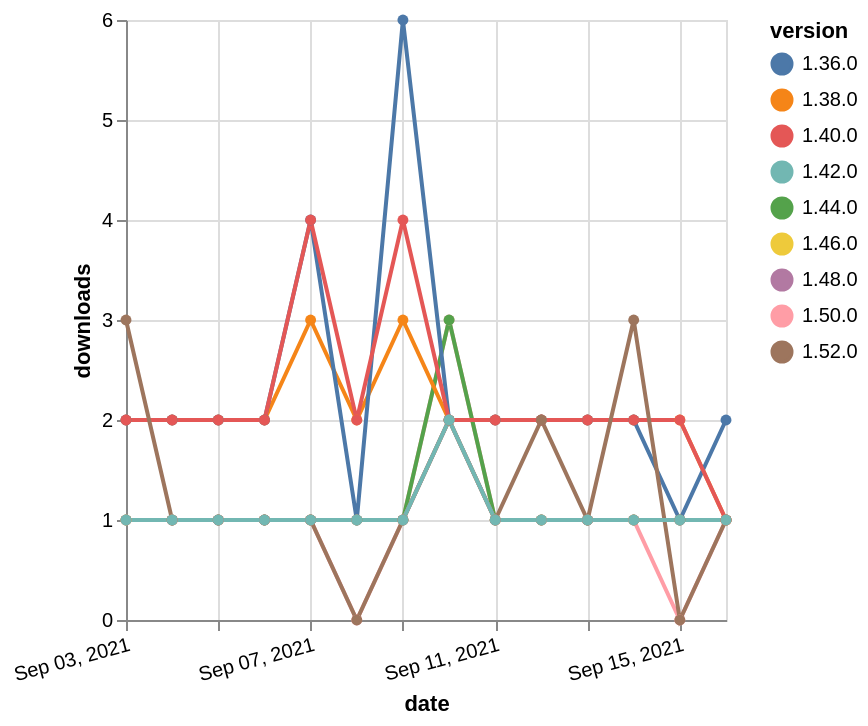

Specify this chart in Vega-Lite:
### Vega-Lite specification from a JSON file in a GitHub repository (floating-point values rounded to 4 significant figures)
{"$schema": "https://vega.github.io/schema/vega-lite/v5.json", "description": "A simple bar chart with embedded data.", "data": {"values": [{"date": "2021-09-03", "total": 177, "delta": 1, "version": "1.50.0"}, {"date": "2021-09-04", "total": 178, "delta": 1, "version": "1.50.0"}, {"date": "2021-09-05", "total": 179, "delta": 1, "version": "1.50.0"}, {"date": "2021-09-06", "total": 180, "delta": 1, "version": "1.50.0"}, {"date": "2021-09-07", "total": 181, "delta": 1, "version": "1.50.0"}, {"date": "2021-09-08", "total": 181, "delta": 0, "version": "1.50.0"}, {"date": "2021-09-09", "total": 182, "delta": 1, "version": "1.50.0"}, {"date": "2021-09-10", "total": 185, "delta": 3, "version": "1.50.0"}, {"date": "2021-09-11", "total": 186, "delta": 1, "version": "1.50.0"}, {"date": "2021-09-12", "total": 187, "delta": 1, "version": "1.50.0"}, {"date": "2021-09-13", "total": 188, "delta": 1, "version": "1.50.0"}, {"date": "2021-09-14", "total": 189, "delta": 1, "version": "1.50.0"}, {"date": "2021-09-15", "total": 189, "delta": 0, "version": "1.50.0"}, {"date": "2021-09-16", "total": 190, "delta": 1, "version": "1.50.0"}, {"date": "2021-09-03", "total": 339, "delta": 1, "version": "1.44.0"}, {"date": "2021-09-04", "total": 340, "delta": 1, "version": "1.44.0"}, {"date": "2021-09-05", "total": 341, "delta": 1, "version": "1.44.0"}, {"date": "2021-09-06", "total": 342, "delta": 1, "version": "1.44.0"}, {"date": "2021-09-07", "total": 343, "delta": 1, "version": "1.44.0"}, {"date": "2021-09-08", "total": 344, "delta": 1, "version": "1.44.0"}, {"date": "2021-09-09", "total": 345, "delta": 1, "version": "1.44.0"}, {"date": "2021-09-10", "total": 348, "delta": 3, "version": "1.44.0"}, {"date": "2021-09-11", "total": 349, "delta": 1, "version": "1.44.0"}, {"date": "2021-09-12", "total": 350, "delta": 1, "version": "1.44.0"}, {"date": "2021-09-13", "total": 351, "delta": 1, "version": "1.44.0"}, {"date": "2021-09-14", "total": 352, "delta": 1, "version": "1.44.0"}, {"date": "2021-09-15", "total": 353, "delta": 1, "version": "1.44.0"}, {"date": "2021-09-16", "total": 354, "delta": 1, "version": "1.44.0"}, {"date": "2021-09-03", "total": 2628, "delta": 2, "version": "1.38.0"}, {"date": "2021-09-04", "total": 2630, "delta": 2, "version": "1.38.0"}, {"date": "2021-09-05", "total": 2632, "delta": 2, "version": "1.38.0"}, {"date": "2021-09-06", "total": 2634, "delta": 2, "version": "1.38.0"}, {"date": "2021-09-07", "total": 2637, "delta": 3, "version": "1.38.0"}, {"date": "2021-09-08", "total": 2639, "delta": 2, "version": "1.38.0"}, {"date": "2021-09-09", "total": 2642, "delta": 3, "version": "1.38.0"}, {"date": "2021-09-10", "total": 2644, "delta": 2, "version": "1.38.0"}, {"date": "2021-09-11", "total": 2646, "delta": 2, "version": "1.38.0"}, {"date": "2021-09-12", "total": 2648, "delta": 2, "version": "1.38.0"}, {"date": "2021-09-13", "total": 2650, "delta": 2, "version": "1.38.0"}, {"date": "2021-09-14", "total": 2652, "delta": 2, "version": "1.38.0"}, {"date": "2021-09-15", "total": 2654, "delta": 2, "version": "1.38.0"}, {"date": "2021-09-16", "total": 2655, "delta": 1, "version": "1.38.0"}, {"date": "2021-09-03", "total": 3129, "delta": 2, "version": "1.36.0"}, {"date": "2021-09-04", "total": 3131, "delta": 2, "version": "1.36.0"}, {"date": "2021-09-05", "total": 3133, "delta": 2, "version": "1.36.0"}, {"date": "2021-09-06", "total": 3135, "delta": 2, "version": "1.36.0"}, {"date": "2021-09-07", "total": 3139, "delta": 4, "version": "1.36.0"}, {"date": "2021-09-08", "total": 3140, "delta": 1, "version": "1.36.0"}, {"date": "2021-09-09", "total": 3146, "delta": 6, "version": "1.36.0"}, {"date": "2021-09-10", "total": 3148, "delta": 2, "version": "1.36.0"}, {"date": "2021-09-11", "total": 3150, "delta": 2, "version": "1.36.0"}, {"date": "2021-09-12", "total": 3152, "delta": 2, "version": "1.36.0"}, {"date": "2021-09-13", "total": 3154, "delta": 2, "version": "1.36.0"}, {"date": "2021-09-14", "total": 3156, "delta": 2, "version": "1.36.0"}, {"date": "2021-09-15", "total": 3157, "delta": 1, "version": "1.36.0"}, {"date": "2021-09-16", "total": 3159, "delta": 2, "version": "1.36.0"}, {"date": "2021-09-03", "total": 2479, "delta": 2, "version": "1.40.0"}, {"date": "2021-09-04", "total": 2481, "delta": 2, "version": "1.40.0"}, {"date": "2021-09-05", "total": 2483, "delta": 2, "version": "1.40.0"}, {"date": "2021-09-06", "total": 2485, "delta": 2, "version": "1.40.0"}, {"date": "2021-09-07", "total": 2489, "delta": 4, "version": "1.40.0"}, {"date": "2021-09-08", "total": 2491, "delta": 2, "version": "1.40.0"}, {"date": "2021-09-09", "total": 2495, "delta": 4, "version": "1.40.0"}, {"date": "2021-09-10", "total": 2497, "delta": 2, "version": "1.40.0"}, {"date": "2021-09-11", "total": 2499, "delta": 2, "version": "1.40.0"}, {"date": "2021-09-12", "total": 2501, "delta": 2, "version": "1.40.0"}, {"date": "2021-09-13", "total": 2503, "delta": 2, "version": "1.40.0"}, {"date": "2021-09-14", "total": 2505, "delta": 2, "version": "1.40.0"}, {"date": "2021-09-15", "total": 2507, "delta": 2, "version": "1.40.0"}, {"date": "2021-09-16", "total": 2508, "delta": 1, "version": "1.40.0"}, {"date": "2021-09-03", "total": 188, "delta": 1, "version": "1.46.0"}, {"date": "2021-09-04", "total": 189, "delta": 1, "version": "1.46.0"}, {"date": "2021-09-05", "total": 190, "delta": 1, "version": "1.46.0"}, {"date": "2021-09-06", "total": 191, "delta": 1, "version": "1.46.0"}, {"date": "2021-09-07", "total": 192, "delta": 1, "version": "1.46.0"}, {"date": "2021-09-08", "total": 193, "delta": 1, "version": "1.46.0"}, {"date": "2021-09-09", "total": 194, "delta": 1, "version": "1.46.0"}, {"date": "2021-09-10", "total": 196, "delta": 2, "version": "1.46.0"}, {"date": "2021-09-11", "total": 197, "delta": 1, "version": "1.46.0"}, {"date": "2021-09-12", "total": 198, "delta": 1, "version": "1.46.0"}, {"date": "2021-09-13", "total": 199, "delta": 1, "version": "1.46.0"}, {"date": "2021-09-14", "total": 200, "delta": 1, "version": "1.46.0"}, {"date": "2021-09-15", "total": 201, "delta": 1, "version": "1.46.0"}, {"date": "2021-09-16", "total": 202, "delta": 1, "version": "1.46.0"}, {"date": "2021-09-03", "total": 124, "delta": 3, "version": "1.52.0"}, {"date": "2021-09-04", "total": 125, "delta": 1, "version": "1.52.0"}, {"date": "2021-09-05", "total": 126, "delta": 1, "version": "1.52.0"}, {"date": "2021-09-06", "total": 127, "delta": 1, "version": "1.52.0"}, {"date": "2021-09-07", "total": 128, "delta": 1, "version": "1.52.0"}, {"date": "2021-09-08", "total": 128, "delta": 0, "version": "1.52.0"}, {"date": "2021-09-09", "total": 129, "delta": 1, "version": "1.52.0"}, {"date": "2021-09-10", "total": 131, "delta": 2, "version": "1.52.0"}, {"date": "2021-09-11", "total": 132, "delta": 1, "version": "1.52.0"}, {"date": "2021-09-12", "total": 134, "delta": 2, "version": "1.52.0"}, {"date": "2021-09-13", "total": 135, "delta": 1, "version": "1.52.0"}, {"date": "2021-09-14", "total": 138, "delta": 3, "version": "1.52.0"}, {"date": "2021-09-15", "total": 138, "delta": 0, "version": "1.52.0"}, {"date": "2021-09-16", "total": 139, "delta": 1, "version": "1.52.0"}, {"date": "2021-09-03", "total": 163, "delta": 1, "version": "1.48.0"}, {"date": "2021-09-04", "total": 164, "delta": 1, "version": "1.48.0"}, {"date": "2021-09-05", "total": 165, "delta": 1, "version": "1.48.0"}, {"date": "2021-09-06", "total": 166, "delta": 1, "version": "1.48.0"}, {"date": "2021-09-07", "total": 167, "delta": 1, "version": "1.48.0"}, {"date": "2021-09-08", "total": 168, "delta": 1, "version": "1.48.0"}, {"date": "2021-09-09", "total": 169, "delta": 1, "version": "1.48.0"}, {"date": "2021-09-10", "total": 171, "delta": 2, "version": "1.48.0"}, {"date": "2021-09-11", "total": 172, "delta": 1, "version": "1.48.0"}, {"date": "2021-09-12", "total": 173, "delta": 1, "version": "1.48.0"}, {"date": "2021-09-13", "total": 174, "delta": 1, "version": "1.48.0"}, {"date": "2021-09-14", "total": 175, "delta": 1, "version": "1.48.0"}, {"date": "2021-09-15", "total": 176, "delta": 1, "version": "1.48.0"}, {"date": "2021-09-16", "total": 177, "delta": 1, "version": "1.48.0"}, {"date": "2021-09-03", "total": 252, "delta": 1, "version": "1.42.0"}, {"date": "2021-09-04", "total": 253, "delta": 1, "version": "1.42.0"}, {"date": "2021-09-05", "total": 254, "delta": 1, "version": "1.42.0"}, {"date": "2021-09-06", "total": 255, "delta": 1, "version": "1.42.0"}, {"date": "2021-09-07", "total": 256, "delta": 1, "version": "1.42.0"}, {"date": "2021-09-08", "total": 257, "delta": 1, "version": "1.42.0"}, {"date": "2021-09-09", "total": 258, "delta": 1, "version": "1.42.0"}, {"date": "2021-09-10", "total": 260, "delta": 2, "version": "1.42.0"}, {"date": "2021-09-11", "total": 261, "delta": 1, "version": "1.42.0"}, {"date": "2021-09-12", "total": 262, "delta": 1, "version": "1.42.0"}, {"date": "2021-09-13", "total": 263, "delta": 1, "version": "1.42.0"}, {"date": "2021-09-14", "total": 264, "delta": 1, "version": "1.42.0"}, {"date": "2021-09-15", "total": 265, "delta": 1, "version": "1.42.0"}, {"date": "2021-09-16", "total": 266, "delta": 1, "version": "1.42.0"}]}, "width": "container", "mark": {"type": "line", "point": {"filled": true}}, "encoding": {"x": {"field": "date", "type": "temporal", "timeUnit": "yearmonthdate", "title": "date", "axis": {"labelAngle": -15}}, "y": {"field": "delta", "type": "quantitative", "title": "downloads"}, "color": {"field": "version", "type": "nominal"}, "tooltip": {"field": "delta"}}}
